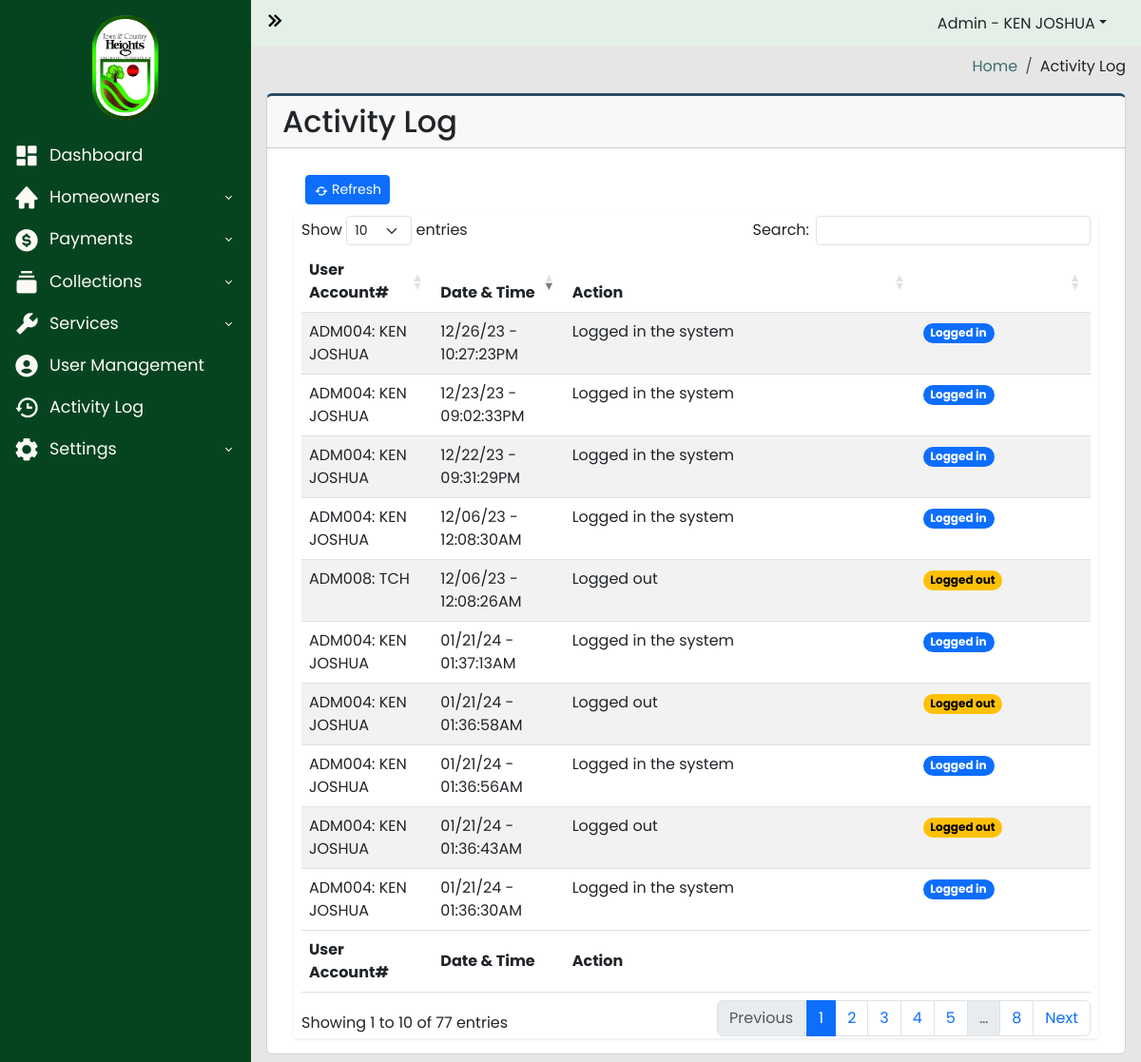
/admin-panel/activity-log.php (signed in), run on an earlier commit of the app's database.
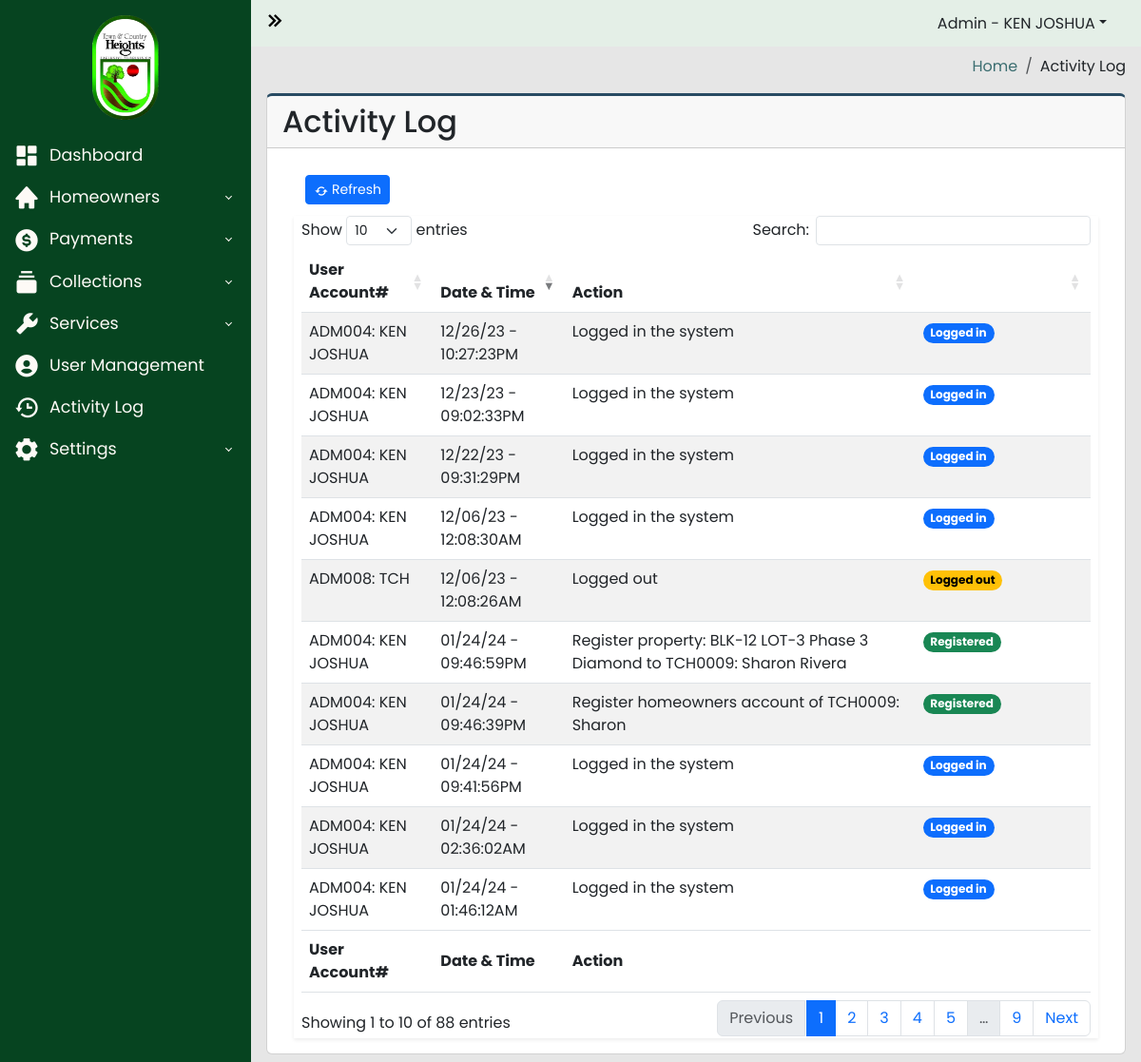
And on a later commit of the database.
### tables this page shows
CREATE TABLE `activity_log` (
  `id` int(200) NOT NULL,
  `account_number` varchar(200) NOT NULL,
  `firstname` varchar(100) NOT NULL,
  `action` varchar(250) NOT NULL,
  `date` datetime NOT NULL
);

### admin-panel/activity-log.php (the view, shortened to what the changed rows need)
<?php
require_once("../includes/header.php");
?>
<?php
$server = new Server;
$server->adminAuthentication();
?>
<body>
  <div class="wrapper">
    <div class="main">
      <main class="content px-3 py-2">
        <div class="card card-border">
          <div class="card-header">
            <h2>Activity Log</h2>
          </div>
          <div class="card-body">
            <div class="container-fluid">
              <section class="main-content">
                <div class="row">
                  <div class="col-xs-12">
                    <div class="box">
                      <div class="body-box shadow-sm">
                        <div class="table-responsive mx-2">
                          <table id="activityLogTable" class="table table-striped" style="width:100%">
                            <thead>
                              <tr>
                                <th width="15%">User Account#</th>
                                <th width="15%">Date & Time</th>
                                <th width="40%">Action</th>
                                <th width="20%"></th>
                              </tr>
                            </thead>
                            <tbody>
                              <?php
                              $query = "SELECT * FROM activity_log ";
                              $connection = $server->openConn();
                              $stmt = $connection->prepare($query);
                              $stmt->execute();
                              while ($result = $stmt->fetch()) {
                                $account_number = $result['account_number'];
                                $firstname = $result['firstname'];
                                $action = $result['action'];
                                $date = $result['date'];
                              ?>
                                <tr>
                                  <td><?php echo $account_number . ": " . $firstname; ?></td>
                                  <td><?php echo date("m/d/y - h:i:sA", strtotime($date)); ?></td>
                                  <td><?php echo $action; ?></td>
                                  <td>
                                    <?php
                                    if (str_contains($action, "Logged in")) {
                                    ?>
                                      <span class="badge rounded-pill text-bg-primary">Logged in</span>
                                    <?php
                                    } elseif (str_contains($action, "Logged out")) {
                                    ?>
                                      <span class="badge rounded-pill text-bg-warning">Logged out</span>
                                    <?php
                                    } elseif (str_contains($action, "Delete")) {
                                    ?>
                                      <span class="badge rounded-pill text-bg-danger">Deleted</span>
                                    <?php
                                    } elseif (str_contains($action, "Register")) {
                                    ?>
                                      <span class="badge rounded-pill text-bg-success">Registered</span>
                                    <?php
                                    } elseif (str_contains($action, "Update")) {
                                    ?>
                                      <span class="badge rounded-pill text-bg-info">Updated</span>
                                    <?php
                                    } elseif (str_contains($action, "Transfer")) {
                                    ?>
                                      <span class="badge rounded-pill text-bg-info">Transfer</span>
                                    <?php
                                    }
                                    ?>
                                  </td>
                                </tr>
                              <?php
                              }
                              ?>
                            </tbody>
                            <tfoot>
                              <tr>
                                <th width="15%">User Account#</th>
                                <th width="15%">Date & Time</th>
                                <th width="40%">Action</th>
                                <th width="20%"></th>
                              </tr>
                            </tfoot>
                          </table>
                        </div>
                      </div>
                    </div>
                  </div>
                </div>
              </section>
            </div>
          </div>
        </div>
      </main>
    </div>
  </div>
  <?php
  include("../includes/footer.php");
  ?>

What changed in the data, as far as the page shows it:
no longer on this page (row unchanged): activity_log: account_number "ADM004", firstname "KEN JOSHUA", date "01/21/24 - 01:36:30AM", action "Logged in the system"
no longer on this page (row unchanged): activity_log: account_number "ADM004", firstname "KEN JOSHUA", date "01/21/24 - 01:36:43AM", action "Logged out"
no longer on this page (row unchanged): activity_log: account_number "ADM004", firstname "KEN JOSHUA", date "01/21/24 - 01:36:56AM", action "Logged in the system"
no longer on this page (row unchanged): activity_log: account_number "ADM004", firstname "KEN JOSHUA", date "01/21/24 - 01:36:58AM", action "Logged out"
no longer on this page (row unchanged): activity_log: account_number "ADM004", firstname "KEN JOSHUA", date "01/21/24 - 01:37:13AM", action "Logged in the system"
added activity_log: account_number "ADM004", firstname "KEN JOSHUA", date "01/24/24 - 01:46:12AM", action "Logged in the system"
added activity_log: account_number "ADM004", firstname "KEN JOSHUA", date "01/24/24 - 02:36:02AM", action "Logged in the system"
added activity_log: account_number "ADM004", firstname "KEN JOSHUA", date "01/24/24 - 09:41:56PM", action "Logged in the system"
added activity_log: account_number "ADM004", firstname "KEN JOSHUA", date "01/24/24 - 09:46:39PM", action "Register homeowners account of TCH0009: Sharon", shows "Registered"
added activity_log: account_number "ADM004", firstname "KEN JOSHUA", date "01/24/24 - 09:46:59PM", action "Register property: BLK-12 LOT-3 Phase 3 Diamond to TCH0009: Sharon Rivera", shows "Registered"
Also different on the page:
text written by a page script: "Show entries Search: Showing 1 to 10 of 77 entries Previous 1 2 3 4 5 … 8 Next" → "Show entries Search: Showing 1 to 10 of 88 entries Previous 1 2 3 4 5 … 9 Next"
